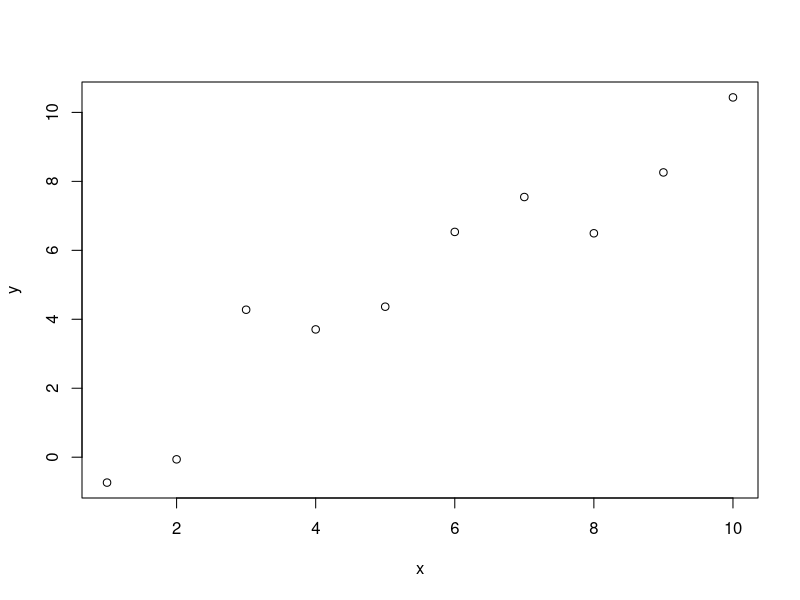

R code for this plot:
## ---- chunk 1
library(tidyverse)
x <- 2+7
x
## ---- chunk 2
x <- 1:10
y <- x + rnorm(10)
plot(x,y)
